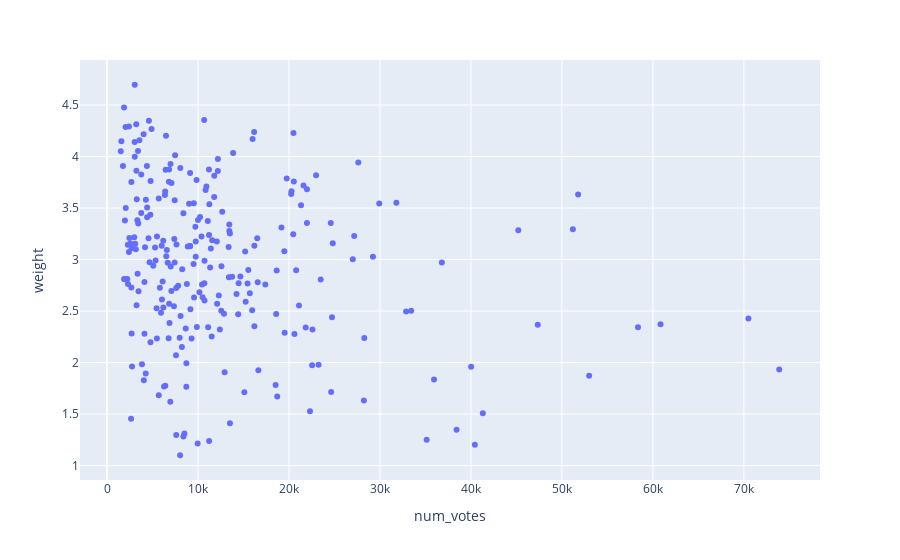

Notebook cell for this chart:
### Code cell
ax1

### Figure 1 — Plotly figure (JSON) as saved in the notebook; plotly's stock layout.template omitted (floating-point values rounded to 4 significant figures; data arrays with more than 128 entries replaced by an {"elided": "..."} marker saying what was removed)
{"data": [{"hovertemplate": "num_votes=%{x}<br>weight=%{y}<extra></extra>", "legendgroup": "", "marker": {"color": "#636efa", "symbol": "circle"}, "mode": "markers", "name": "", "orientation": "v", "showlegend": false, "type": "scatter", "x": {"elided": "250 int values"}, "xaxis": "x", "y": {"elided": "250 float values"}, "yaxis": "y"}], "layout": {"legend": {"tracegroupgap": 0}, "margin": {"t": 60}, "xaxis": {"anchor": "y", "domain": [0, 1], "title": {"text": "num_votes"}}, "yaxis": {"anchor": "x", "domain": [0, 1], "title": {"text": "weight"}}}}
